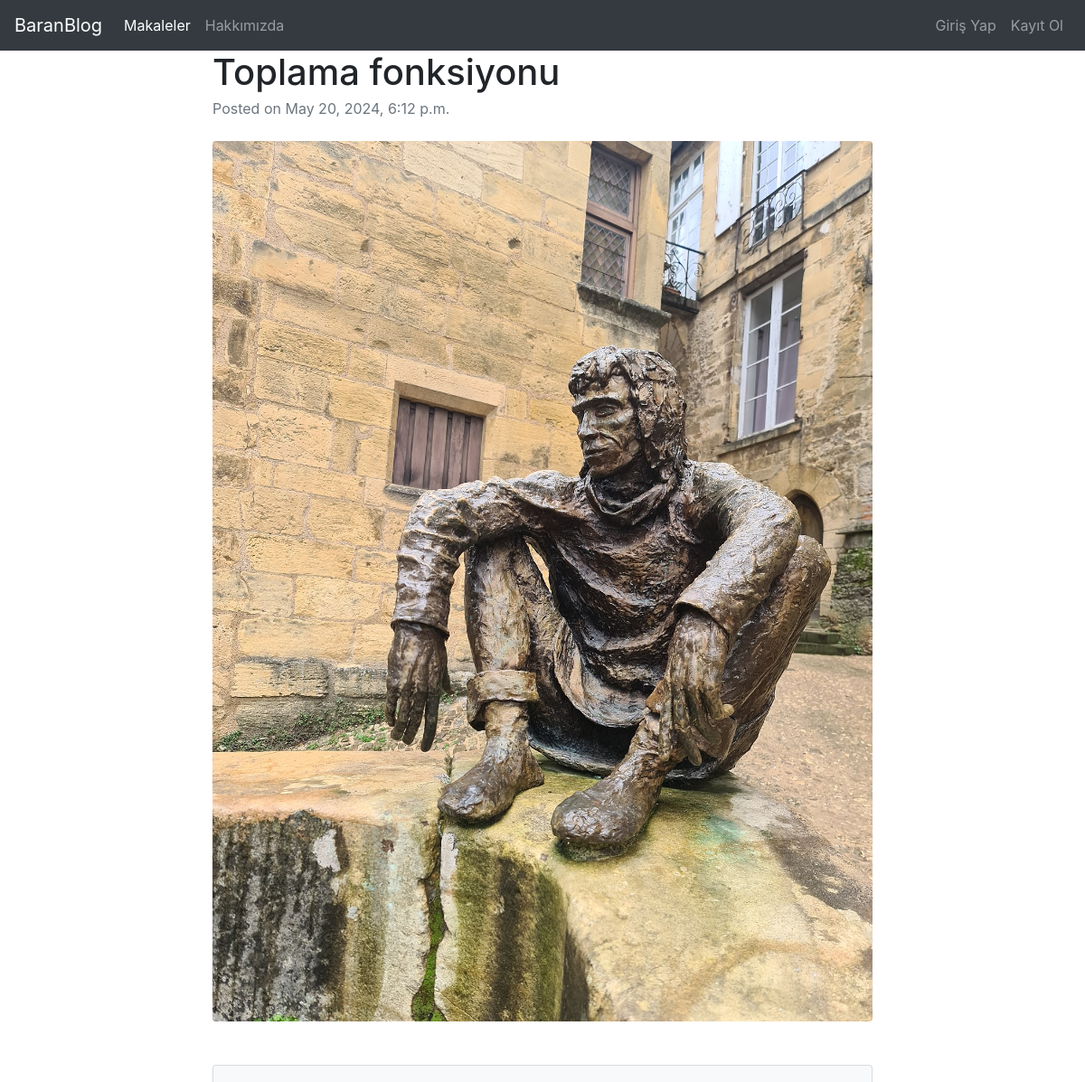
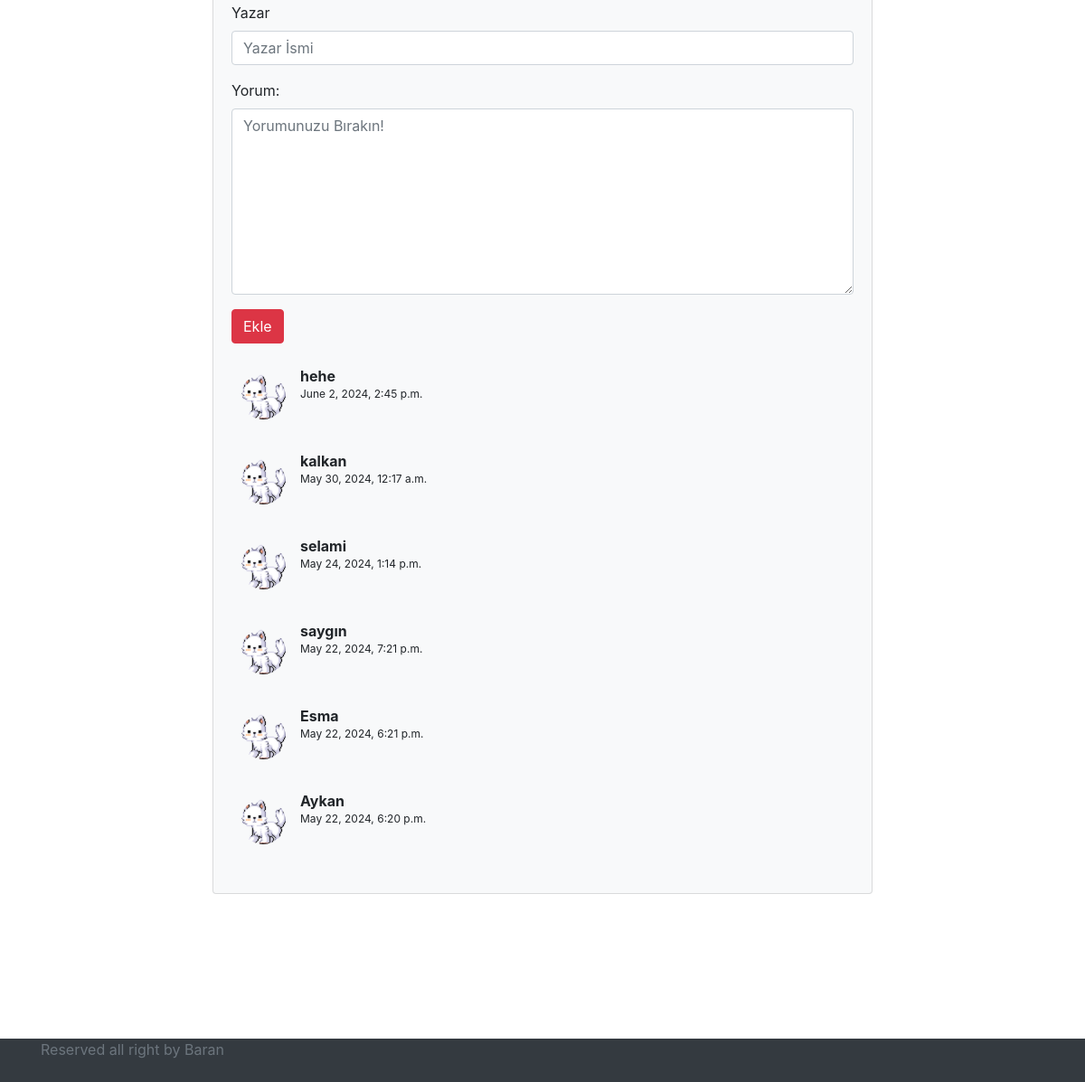
The app's page /articles/article/16/ with its own data (2 pictures, top to bottom).
### article/models.py (models this page shows, shortened)
class Article(models.Model):
    author = models.ForeignKey("auth.User", on_delete=models.CASCADE, verbose_name="Yazar")
    title = models.CharField(max_length=50, verbose_name="Başlık")  # 50 stringlik boş bi karakter alanı tutuyo
    content = tinymce_models.HTMLField(verbose_name="İçerik")
    article_image = models.FileField(blank=True, null=True, verbose_name="Makaleye fotoğraf ekleyin.")
    created_date = models.DateTimeField(auto_now_add=True)  # autonow add oluşturulma tarihini güncel tarih yapıyor

class Comment(models.Model):
    article = models.ForeignKey(Article, on_delete=models.CASCADE, related_name="comments")
    comment_author = models.CharField(max_length=50,verbose_name="isim")
    comment_content = tinymce_models.HTMLField(max_length=200, verbose_name="Yorum")
    comment_date = models.DateTimeField(auto_now_add=True)
    class Meta:
        ordering = ['-comment_date']

### article/views.py (the view)
# urls.py: path('article/<int:id>/', views.detail, name="detail"),
def detail(request, id):
    article = get_object_or_404(Article, id=id)
    comments = article.comments.all()
    form = CommentForm()
    context = {
        "article": article,
        "comments":comments,
        "form": form,
    }
    return render(request, "detail.html", context)

### article/forms.py
class CommentForm(ModelForm):
    class Meta:
        model = Comment
        fields = "__all__"
        widgets = {'comment_content': TinyMCE(attrs={'cols': 80, 'rows': 30})}

### templates/detail.html (shortened to what this page needs)
{% extends "layout.html" %}
{% load static %}
{% load crispy_forms_tags %}
{% block body %}
<div class="row">
                <div class="col-lg-8 offset-2">
                    <article>
                        <header class="mb-4">
                            <h1 class="fw-bolder mb-1">{{ article.title }}</h1>
                            <div class="text-muted fst-italic mb-2">Posted on {{article.created_date}}</div>
                        </header>
                        {% if article.article_image %}
                        <figure class="mb-4"><img class="img-fluid rounded" src="{{ article.article_image.url }}" alt="..."></figure>
                        {% endif %}
                    </article>
<section class="mb-5">
                        <div class="card bg-light">
                            <div class="card-body">
                                <form class="mb-4" method="POST" action="{% url 'article:comment' article.id %}" >
                                      <div class="form-group">
                                        <label for="exampleInputEmail1">Yazar</label>
                                        <input type="text" name="comment_author" class="form-control" id="exampleInputEmail1" aria-describedby="yazarHelp" placeholder="Yazar İsmi">
                                      </div>
                                        <div class="form-group">
                            <label >Yorum:</label>
                            <textarea class="form-control" rows="8" name="comment_content"
                                  placeholder="Yorumunuzu Bırakın!"
                                  data-sider-insert-id="3397cf06-3701-48fe-ae6b-569ca16c0cb5"
                                  data-sider-select-id="cab454df-7321-44da-a1f8-8bd3a783d2bc"></textarea>
                        </div>
                                    <button class="btn btn-danger" type="submit">Ekle</button>
                                </form>
                                {% for comment in comments %}
                                        <div class="d-flex mb-4">
                                            <div class="flex-shrink-1"><img class="rounded-circle mr-3" style="width:50px; margin:10px"
                                                                            src="{% static 'avatar.png' %}" alt="...">
                                            </div>
                                            <div class="ms-3">
                                                <div class="fw-bold"> <b> {{comment.comment_author}}</b>
                                                <br>
                                                    <sup>{{ comment.comment_date }}  </sup>
                                                </div>
                                        </div>
                </div>
                                {% endfor %}
                            </div>
                                </div>
</section>
                            </div>
</div>
                        </div>
{% endblock body %}

### templates/layout.html (shortened to what this page needs)
<!doctype html>
{% load static %}
<html lang="en">
<head>
    <link rel="stylesheet" href="{% static 'css/bootstrap4_0_0.css'%}">
</head>
<body>
{% include "includes/navbar.html" %}
<div class="container" style="margin-bottom:10rem">
    {% block body %}
    {% endblock body %}
{% include 'includes/footer.html' %}
</body>
</html>

### templates/includes/navbar.html (shortened to what this page needs)
<nav class="navbar navbar-expand-lg navbar-dark bg-dark">
    <a class="navbar-brand" href="{% url 'index' %}">BaranBlog</a>
    <div class="collapse navbar-collapse" id="navbarText">
        <ul class="navbar-nav mr-auto">
            <li class="nav-item active">
                <a class="nav-link" href="{% url 'article:articles' %}">Makaleler </a>
            </li>
            <li class="nav-item">
                <a class="nav-link" href="#">Hakkımızda</a>
            </li>
        </ul>
        <ul class="navbar-nav ml-auto">
            {% if request.user.is_authenticated %}
            <li class="nav-item">
                <a class="nav-link" href="{% url 'user:logout' %}">Çıkış Yap</a>
            </li>
            {% else %}
            <li class="nav-item">
                <a class="nav-link" href="{% url 'user:login' %}">Giriş Yap</a>
            </li>
            <li class="nav-item">
                <a class="nav-link" href="{% url 'user:register' %}">Kayıt Ol</a>
            </li>
            {% endif %}
        </ul>
    </div>
</nav>

### templates/includes/footer.html
<footer class="footer bg-dark fixed-bottom" style="height:3rem">
    <div class="container">
        <span class="text-muted">Reserved all right by Baran</span>
    </div>
</footer>

### records on screen
Article: title "Toplama fonksiyonu", created_date "May 20, 2024, 6:12 p.m.", article_image (picture)
Comment: comment_author "hehe", comment_date "June 2, 2024, 2:45 p.m."
Comment: comment_author "kalkan", comment_date "May 30, 2024, 12:17 a.m."
Comment: comment_author "selami", comment_date "May 24, 2024, 1:14 p.m."
Comment: comment_author "saygın", comment_date "May 22, 2024, 7:21 p.m."
Comment: comment_author "Esma", comment_date "May 22, 2024, 6:21 p.m."
Comment: comment_author "Aykan", comment_date "May 22, 2024, 6:20 p.m."
